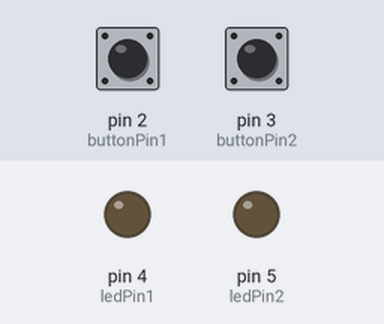
This sketch was run on a simulated Arduino Uno, built with avr-gcc and run on an emulated ATmega328P. Parts: output pins drawn as LEDs (lit = HIGH). Dashed ring = blinking. The test bench sets the inputs (shaded band); at power-on: pin 2 (buttonPin1) LOW, pin 3 (buttonPin2) LOW.

Above: at 1.2 s.
1.3 s: pin 2 (buttonPin1) pulled HIGH for 0.15 s
At 1.4 s:
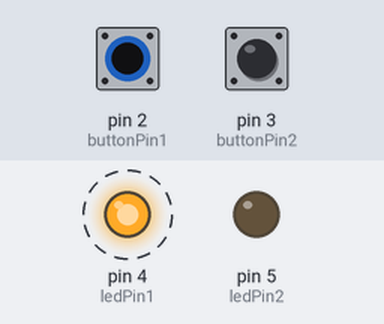
4.3 s: pin 3 (buttonPin2) pulled HIGH for 3.2 s
At 4.4 s:
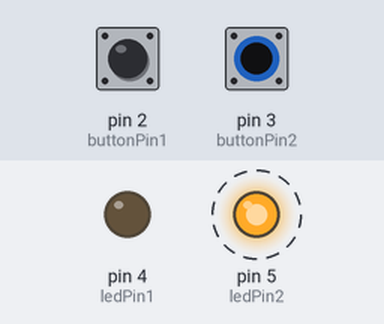
9.0 s: pin 2 (buttonPin1) pulled HIGH for 3.2 s
At 12.7 s:
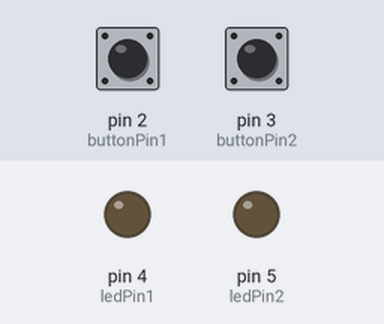
Timing chart, 0 to 14.2 s (numbered marks = the images above; inputs shaded):
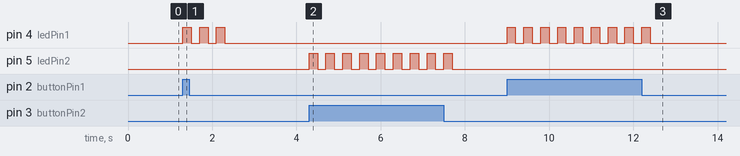

The sketch:

project_1_apr4a.ino
```cpp
// Define the pins for buttons and LEDs
const int buttonPin1 = 2;
const int buttonPin2 = 3;
const int ledPin1 = 4;
const int ledPin2 = 5;

// Variables to store button states
int buttonState1 = 0;
int buttonState2 = 0;

void setup() {
  // Initialize digital pins for buttons and LEDs
  pinMode(buttonPin1, INPUT);
  pinMode(buttonPin2, INPUT);
  pinMode(ledPin1, OUTPUT);
  pinMode(ledPin2, OUTPUT);
}

void loop() {
  // Read the state of the buttons
  buttonState1 = digitalRead(buttonPin1);
  buttonState2 = digitalRead(buttonPin2);

  // If Button 1 is pressed, blink LED 1
  if (buttonState1 == HIGH) {
    blinkLED(ledPin1);
  }
  // If Button 2 is pressed, blink LED 2
  else if (buttonState2 == HIGH) {
    blinkLED(ledPin2);
  }
}

// Function to blink an LED
void blinkLED(int pin) {
  // Blink the LED 3 times with a delay
  for (int i = 0; i < 3; i++) {
    digitalWrite(pin, HIGH);
    delay(200);
    digitalWrite(pin, LOW);
    delay(200);
  }
}
```

Measured:
- after the input at 1.3 s, pin 4 (ledPin1): alternates HIGH for 0.20 s and LOW for 0.20 s, 6 changes in all, then stays LOW, starting at once
- after the input at 4.3 s, pin 5 (ledPin2): alternates HIGH for 0.20 s and LOW for 0.20 s, 18 changes in all, then stays LOW, starting at once
- after the input at 9.0 s, pin 4 (ledPin1): alternates HIGH for 0.20 s and LOW for 0.20 s, 18 changes in all, then stays LOW, starting at once
